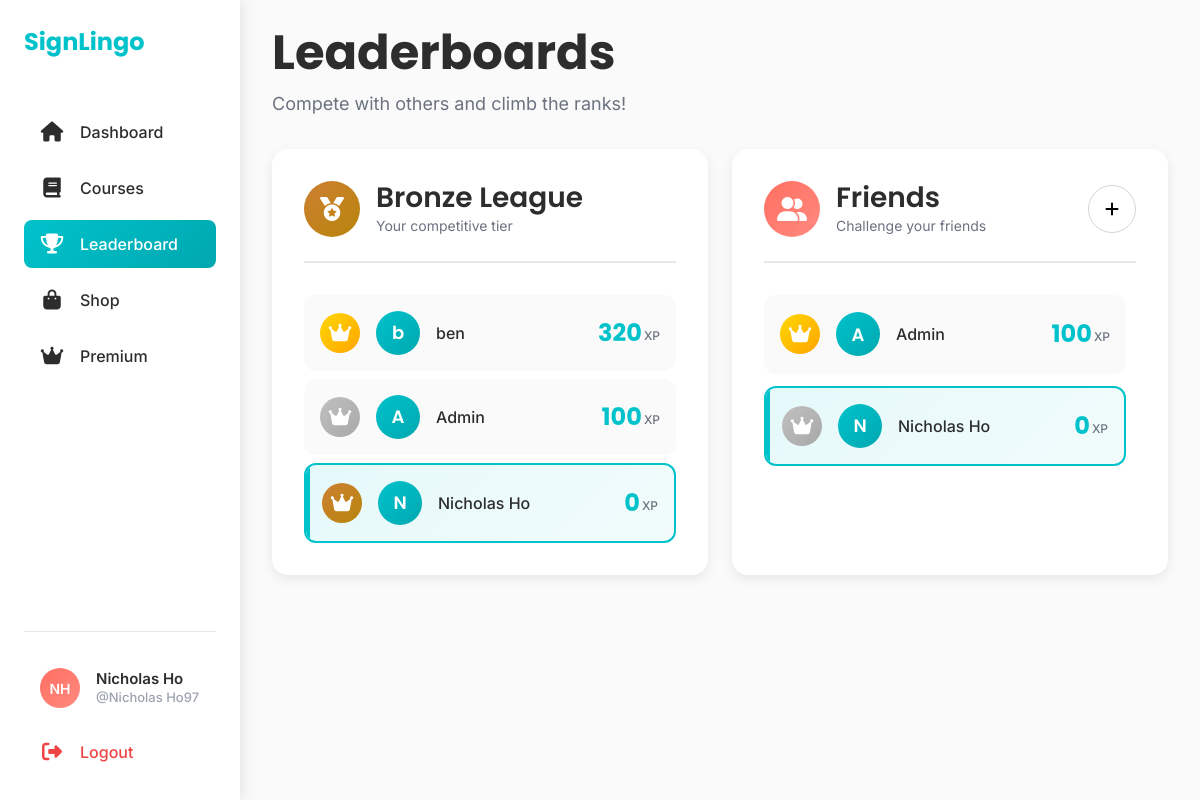
The page /leaderboard (signed in) on the database its author committed.
### models.py (models this page shows, shortened)
class User(db.Model):
    id = db.Column(db.Integer, primary_key=True)
    name = db.Column(db.String(80), nullable=False)
    age = db.Column(db.Integer)
    email = db.Column(db.String(120), unique=True, nullable=False)
    password = db.Column(db.String(80), nullable=False)
    points = db.Column(db.Integer, default=0)
    lesson_statuses = db.relationship('UserLessonStatus', backref='user', lazy=True)
    is_verified = db.Column(db.Boolean, default=False)
    lives = db.Column(db.Integer, default=5)
    username = db.Column(db.String(80), unique = True)
    streak = db.Column(db.Integer, default=0)
    last_login_date = db.Column(db.Date, default=date.today)
    friends = db.relationship('User',
                               secondary=friendship,
                               primaryjoin=(friendship.c.user_id == id),
                               secondaryjoin=(friendship.c.friend_id == id),
                               backref=db.backref('friend_of', lazy='dynamic'),
                               lazy='dynamic')
    @property
    def league(self):
        if self.points < 1000:
            return "Bronze"
        elif self.points < 3000:
            return "Silver"
        elif self.points < 6000:
            return "Gold"
        elif self.points < 10000:
            return "Platinum"
        else:
            return "Diamond"

### routes.py (the view)
@auth_bp.route('/leaderboard')
def leaderboard():
    user_id = session.get('user_id')
    if not user_id:
        flash('Please log in to view the leaderboard.', 'warning')
        return redirect(url_for('auth.login'))
    current_user = User.query.get(user_id)
    if not current_user:
        flash('User not found.', 'danger')
        return redirect(url_for('auth.login'))
    friends = current_user.friends.all()
    friends_leaderboard = sorted(friends + [current_user], key=lambda x: x.points, reverse=True)
    all_users = User.query.order_by(User.points.desc()).all()
    league_users = [user for user in all_users if user.league == current_user.league]
    user = User.query.get(user_id)
    full_name = user.name
    first_name, initials = get_initials(full_name)
    return render_template('leaderboard.html',
                           current_user=current_user,
                           full_name=full_name,
                           friends_leaderboard=friends_leaderboard,
                           initials=initials,
                           league_users=league_users,
                           league_name=current_user.league,
                           user = user)

### tertiary.py (called while the page is built)
def get_initials(full_name):
    name_parts = full_name.split()
    first_name = name_parts[0]
    last_initial = name_parts[1][0] if len(name_parts) > 1 else ''
    initials = (first_name[0] + last_initial).upper()
    return first_name, initials

### templates/leaderboard.html (shortened to what this page needs)
<!DOCTYPE html>
<html lang="en">
<head>
    <link href="https://cdn.jsdelivr.net/npm/bootstrap@5.3.0/dist/css/bootstrap.min.css" rel="stylesheet">
    <link rel="stylesheet" href="https://cdnjs.cloudflare.com/ajax/libs/font-awesome/6.4.0/css/all.min.css">
    <link rel="stylesheet" href="static/css/global_style.css">
    <link rel="stylesheet" href="static/css/leaderboard_style.css">
</head>
<body>
    <nav class="sidebar" id="sidebar">
        <div class="sidebar-header">
            <a class="sidebar-brand" href="/dashboard">SignLingo</a>
        </div>
        <div class="sidebar-menu">
            <a class="sidebar-link" href="/dashboard">
                <i class="fas fa-house"></i>
                <span>Dashboard</span>
            </a>
            <a class="sidebar-link" href="/course">
                <i class="fas fa-book"></i>
                <span>Courses</span>
            </a>
            <a class="sidebar-link active" href="/leaderboard">
                <i class="fas fa-trophy"></i>
                <span>Leaderboard</span>
            </a>
            <a class="sidebar-link" href="/shop">
                <i class="fas fa-shopping-bag"></i>
                <span>Shop</span>
            </a>
            <a class="sidebar-link" href="/premium">
                <i class="fas fa-crown"></i>
                <span>Premium</span>
            </a>
        </div>
        <div class="sidebar-footer">
            <a class="profile-link" href="/edit-account" id="profileLink">
                <div class="profile-circle-sidebar">{{ initials }}</div>
                <div class="profile-info">
                    <span id="profileName">{{ full_name }}</span>
                    <span class="profile-id">{{user.username}}</span>
                </div>
            </a>
            <a class="logout-link" href="/logout">
                <i class="fas fa-sign-out-alt"></i>
                <span>Logout</span>
            </a>
        </div>
    </nav>
    <div class="main-content">
        <div class="content-wrapper">
            <div class="page-header">
                <div class="header-content">
                    <h1 class="page-title">Leaderboards</h1>
                </div>
                <p class="page-subtitle">Compete with others and climb the ranks!</p>
            </div>
            <div class="row g-4">
                <div class="col-lg-6">
                    <div class="leaderboard-card">
                        <div class="leaderboard-header">
                            <div class="header-icon-wrapper league league-{{ league_name|lower }}">
                                <i class="fas fa-medal"></i>
                            </div>
                            <div>
                                <h2 class="leaderboard-title">{{ league_name }} League</h2>
                                <p class="leaderboard-subtitle">Your competitive tier</p>
                            </div>
                        </div>
                        <div class="players-list">
                            {% for user in league_users %}
                            <div class="player-card {% if user.id == current_user.id %}current-user{% endif %}">
                                <div class="player-info">
                                    <div class="player-rank rank-{{ loop.index }}">
                                        {% if loop.index <= 3 %}
                                            <i class="fas fa-crown"></i>
                                        {% else %}
                                            {{ loop.index }}
                                        {% endif %}
                                    </div>
                                    <div class="player-avatar">
                                        {{ user.name[0] }}
                                    </div>
                                    <span class="player-name">{{ user.name }}</span>
                                </div>
                                <div class="player-points">
                                    <span class="points-value">{{ user.points }}</span>
                                    <span class="points-label">XP</span>
                                </div>
                            </div>
                            {% endfor %}
                        </div>
                    </div>
                </div>
                <div class="col-lg-6">
                    <div class="leaderboard-card">
                        <div class="leaderboard-header">
                            <div class="header-icon-wrapper friends">
                                <i class="fas fa-user-friends"></i>
                            </div>
                            <div>
                                <h2 class="leaderboard-title">Friends</h2>
                                <p class="leaderboard-subtitle">Challenge your friends</p>
                            </div>
                            <button class="btn btn-primary-custom ms-auto" data-bs-toggle="modal" data-bs-target="#addFriendModal">
                                <i class="fas fa-plus"></i>
                            </button>
                        </div>
                        <div class="players-list" id="friendsLeaderboardList">
                            {% for user in friends_leaderboard %}
                            <div class="player-card {% if user.id == current_user.id %}current-user{% endif %}">
                                <div class="player-info">
                                    <div class="player-rank rank-{{ loop.index }}">
                                        {% if loop.index <= 3 %}
                                            <i class="fas fa-crown"></i>
                                        {% else %}
                                            {{ loop.index }}
                                        {% endif %}
                                    </div>
                                    <div class="player-avatar">
                                        {{ user.name[0] }}
                                    </div>
                                    <span class="player-name">{{ user.name }}</span>
                                </div>
                                <div class="player-points">
                                    <span class="points-value">{{ user.points }}</span>
                                    <span class="points-label">XP</span>
                                </div>
                            </div>
                            {% endfor %}
                        </div>
                    </div>
                </div>
            </div>
        </div>
    </div>
</body>
</html>

### static/css/global_style.css (style rules this page uses)
:root { --primary: #00C2CB; --secondary: #FF6F61; --accent: #A6E22E; --neutral-dark: #2D2D2D; --neutral-light: #FAFAFA; --white: #FFFFFF; --border: #E8E8E8; --card-shadow: rgba(0, 0, 0, 0.08); --hover-shadow: rgba(0, 0, 0, 0.12); --gold: #FFD700; --bronze: #CD7F32; --space-xs: 4px; --space-s: 8px; --space-m: 16px; --space-l: 24px; --space-xl: 32px; --space-xxl: 48px; --sidebar-width: 240px; }
body { font-family: 'Inter', -apple-system, BlinkMacSystemFont, 'Segoe UI', Roboto, sans-serif; background-color: var(--neutral-light); color: var(--neutral-dark); margin: 0; padding: 0; font-size: 16px; line-height: 1.5; }
h1, h2, h3, h4, h5, h6 { font-family: 'Poppins', sans-serif; margin: 0; }
.main-content { margin-left: var(--sidebar-width); min-height: 100vh; transition: margin-left 0.3s ease; }
.sidebar { position: fixed; left: 0; top: 0; width: var(--sidebar-width); height: 100vh; background-color: var(--white); box-shadow: 4px 0 12px var(--card-shadow); display: flex; flex-direction: column; z-index: 1000; padding: var(--space-l); transition: all 0.3s ease; }
.sidebar-header { margin-bottom: var(--space-xxl); }
.sidebar-brand { font-family: 'Poppins', sans-serif; font-size: 24px; font-weight: 700; color: var(--primary); text-decoration: none; display: block; white-space: nowrap; }
.sidebar-menu { flex: 1; }
.sidebar-link { display: flex; align-items: center; gap: var(--space-m); padding: 12px var(--space-m); margin-bottom: var(--space-s); border-radius: 8px; color: var(--neutral-dark); text-decoration: none; font-weight: 500; transition: all 0.3s ease; white-space: nowrap; cursor: pointer; }
.sidebar-link i { font-size: 20px; width: 24px; text-align: center; flex-shrink: 0; }
.sidebar-link.active { background: linear-gradient(135deg, var(--primary), #00A8B0); color: var(--white); }
.sidebar-footer { padding-top: var(--space-l); border-top: 1px solid var(--border); position: relative; }
.profile-link { display: flex; align-items: center; gap: var(--space-m); padding: 12px var(--space-m); margin-bottom: var(--space-s); border-radius: 8px; color: var(--neutral-dark); text-decoration: none; font-weight: 500; transition: all 0.3s ease; cursor: pointer; }
.profile-circle-sidebar { width: 40px; height: 40px; background: linear-gradient(135deg, var(--secondary), #FF8A80); border-radius: 50%; display: flex; align-items: center; justify-content: center; color: var(--white); font-weight: 600; font-size: 14px; flex-shrink: 0; }
.profile-info { display: flex; flex-direction: column; line-height: 1.2; }
#profileName { font-weight: 600; font-size: 15px; color: var(--neutral-dark); }
.profile-id { font-size: 13px; margin-top: 2px; color: #9CA3AF; }
.logout-link { display: flex; align-items: center; gap: var(--space-m); padding: 12px var(--space-m); border-radius: 8px; color: #EF4444; text-decoration: none; font-weight: 500; transition: all 0.3s ease; cursor: pointer; }
.logout-link i { font-size: 20px; width: 24px; text-align: center; flex-shrink: 0; }
.content-wrapper { padding: var(--space-l) var(--space-xl) var(--space-xxl); }

### rows shown on the page
User: name "Nicholas Ho", username "@Nicholas Ho97", name "N", points "0"
User: name "b", name "ben", points "320"
User: name "A", name "Admin", points "100"

### other values the page prints
{{ initials }} "NH"
{{ league_name }} "Bronze"
